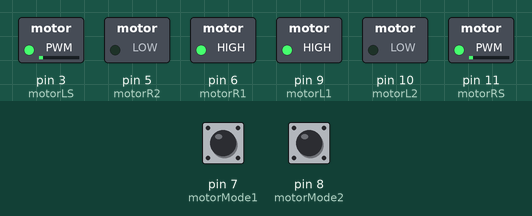
Recording of a sketch running on a simulated Arduino Uno, built with avr-gcc and run on an emulated ATmega328P. Parts: switched loads named in the sketch (green lamp = pin HIGH). The inputs (shaded band) are chosen by the test bench; at power-on: pin 7 (motorMode1) LOW, pin 8 (motorMode2) LOW. What the sketch prints to the serial monitor is not drawn.

Above: at 1.2 s.
1.3 s: pin 7 (motorMode1) pulled HIGH for 1 s
At 2.8 s:
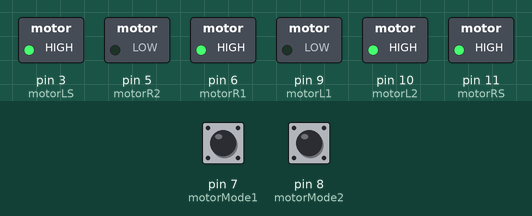
4.5 s: pin 8 (motorMode2) pulled HIGH for 1 s
At 5.3 s:
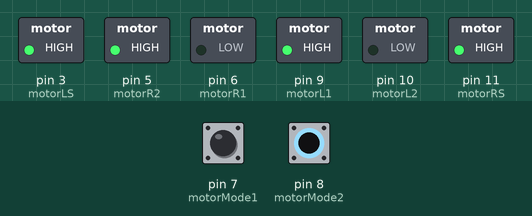
7.6 s: pin 8 (motorMode2) pulled HIGH for 3.2 s
At 12.4 s:
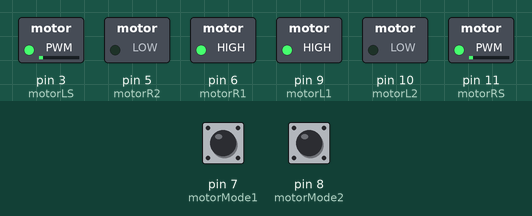
12.9 s: pin 7 (motorMode1) pulled HIGH for 3.2 s
At 13.9 s:
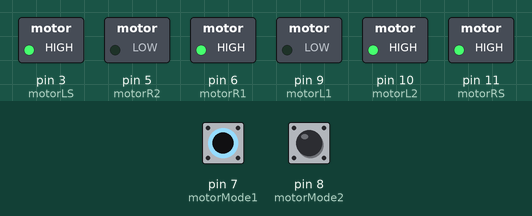
18.2 s: pin 7 (motorMode1) driven HIGH and pin 8 (motorMode2) driven HIGH
At 19.3 s:
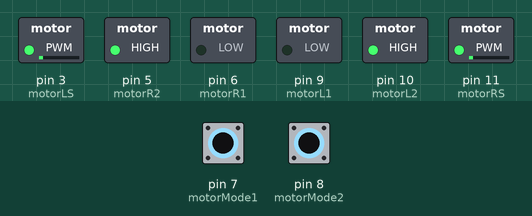
Timing chart, 0 to 21.2 s (numbered marks = the images above; inputs shaded):
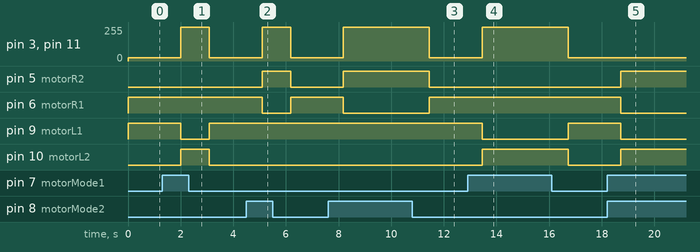

Measured:
- after the input at 1.3 s, pin 3 (motorLS), pin 11 (motorRS): 25/255 → 255/255 after 0.70 s, → 25/255 1.1 s later; pin 9 (motorL1): HIGH → LOW after 0.70 s, → HIGH 1.1 s later; pin 10 (motorL2): LOW → HIGH after 0.70 s, → LOW 1.1 s later
- after the input at 4.5 s, pin 3 (motorLS), pin 11 (motorRS): 25/255 → 255/255 after 0.59 s, → 25/255 1.1 s later; pin 5 (motorR2): LOW → HIGH after 0.59 s, → LOW 1.1 s later; pin 6 (motorR1): HIGH → LOW after 0.59 s, → HIGH 1.1 s later
- after the input at 7.6 s, pin 3 (motorLS), pin 11 (motorRS): 25/255 → 255/255 after 0.58 s, → 25/255 3.3 s later; pin 5 (motorR2): LOW → HIGH after 0.58 s, → LOW 3.3 s later; pin 6 (motorR1): HIGH → LOW after 0.58 s, → HIGH 3.3 s later
- after the input at 12.9 s, pin 3 (motorLS), pin 11 (motorRS): 25/255 → 255/255 after 0.55 s, → 25/255 3.3 s later; pin 9 (motorL1): HIGH → LOW after 0.55 s, → HIGH 3.3 s later; pin 10 (motorL2): LOW → HIGH after 0.55 s, → LOW 3.3 s later
- after the input at 18.2 s, pin 5 (motorR2), pin 10 (motorL2): LOW → HIGH after 0.52 s; pin 6 (motorR1), pin 9 (motorL1): HIGH → LOW after 0.52 s

The sketch:

dc_motor.ino
```cpp
//Motor A
const int motorL1  = 9;
const int motorL2  = 10;
//Motor B
const int motorR1  = 6;
const int motorR2  = 5;

const int motorLS = 3;
const int motorRS = 11;

const int motorMode1 = 7;
const int motorMode2 = 8;

int Spd = 25;
int Duration = 1000;


void setup() {

  pinMode(motorL1, OUTPUT);
  pinMode(motorL2, OUTPUT);
  pinMode(motorR1, OUTPUT);
  pinMode(motorR2, OUTPUT);
  pinMode(motorLS, OUTPUT);
  pinMode(motorRS, OUTPUT);
  pinMode(motorMode1, INPUT);
  pinMode(motorMode2, INPUT);

  Serial.begin(9600);

  Stop();

}

void Turn_Left(int degree) {
  digitalWrite(motorL1, LOW);
  digitalWrite(motorL2, HIGH);
  digitalWrite(motorR1, HIGH);
  digitalWrite(motorR2, LOW);
  SetSpeed(255);
  delay(degree);
}

void Turn_Right(int degree) {
  digitalWrite(motorL1, HIGH);
  digitalWrite(motorL2, LOW);
  digitalWrite(motorR1, LOW);
  digitalWrite(motorR2, HIGH);
  SetSpeed(255);
  delay(degree);
}
void Forward(int spd, int t) {
  digitalWrite(motorL1, HIGH);
  digitalWrite(motorL2, LOW);
  digitalWrite(motorR1, HIGH);
  digitalWrite(motorR2, LOW);
  Serial.print(spd);
  SetSpeed(spd);
  delay(t);
}

void Backward(int spd, int t) {
  digitalWrite(motorL1, LOW);
  digitalWrite(motorL2, HIGH);
  digitalWrite(motorR1, LOW);
  digitalWrite(motorR2, HIGH);
  SetSpeed(spd);
  Serial.print(spd);
  delay(t);
}

void Stop() {
  SetSpeed(0);

  digitalWrite(motorL1, LOW);
  digitalWrite(motorL2, LOW);
  digitalWrite(motorR1, LOW);
  digitalWrite(motorR2, LOW);
}

void SetSpeed(int spd) {
  analogWrite(motorLS, spd);
  analogWrite(motorRS, spd);
}

char read_mode() {
  int modeS=0;
  if (digitalRead(motorMode1) == HIGH)
    {
      modeS +=1;
      }
  if (digitalRead(motorMode2) == HIGH)
    {
      modeS += 2;
      }
  switch (modeS)
  {
    case 0: Forward(Spd, Duration); return ('F');
    case 1: Turn_Left(90); return ('L');
    case 2: Turn_Right(90); return ('R');
    case 3: Backward(Spd, Duration); return ('B');
    default: Stop();
  }
}

int getSerial() {
  String inString = "";
  while (Serial.available()) {
    char inChar = Serial.read();
    if (isDigit(inChar)) {
      inString += inChar;
    }
    if (inChar == '\n') {
      return(inString.toInt());
    }
  }
 }

  void loop() {
    int spd;
    spd = getSerial();
    SetSpeed(spd);
    char a;
    a = read_mode();
    Serial.print(a);
    Serial.print(spd);
    delay(1000);
  }
```
